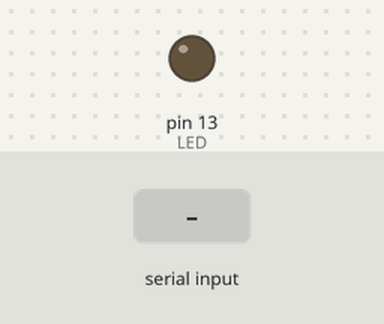
Recording of a sketch running on a simulated Arduino Uno, built with avr-gcc and run on an emulated ATmega328P. Shown: output pins drawn as LEDs (lit = HIGH). Inputs (shaded band) come from the test bench.

Above: at 1.2 s.
1.3 s: "90,45\n" received over Serial
At 2.1 s:
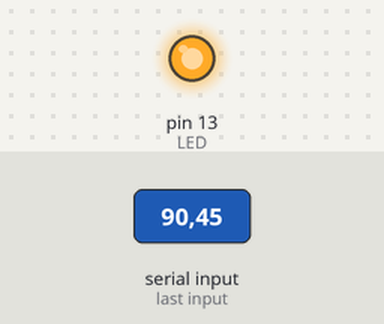
Timing chart, 0 to 4.3 s (numbered marks = the images above; inputs shaded):
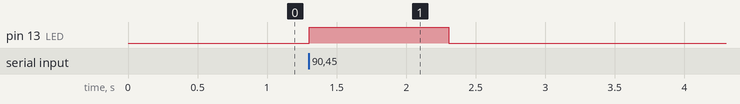

Measured:
- after the input at 1.3 s, pin 13 (LED): LOW → HIGH at once, → LOW 1.0 s later

The sketch:

007.ino
```cpp
#define LED 13
int state;
void setup() {
  // put your setup code here, to run once:
  Serial.begin(9600);
  pinMode(LED,OUTPUT);

}

void loop() {
  // put your main code here, to run repeatedly:
  while(!Serial){}
  if(Serial.available()>0)
  {
  state=Serial.parseInt();
  digitalWrite(LED,state);
  }

}
```
